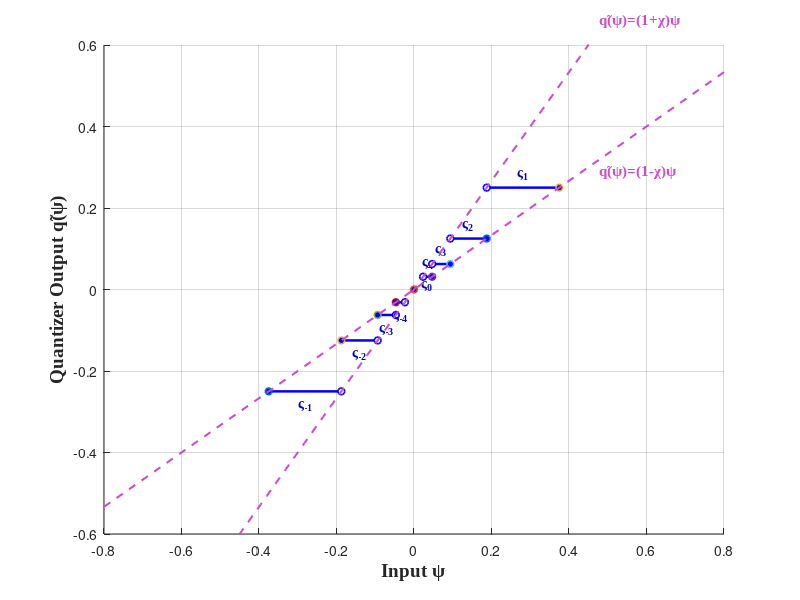

Reproduce this figure in MATLAB. (Note: this script raises an error after producing the figure.)
% 对数量化器可视化代码 - 多参数版本
% 基于论文中的量化器定义实现多种参数配置

clear; clc; close all;

% 定义多种参数配置
configs = {
    struct('v', 0.5, 'iota_max', 4, 'xlim_val', 0.8, 'ylim_val', 0.6, 'title_suffix', 'Configuration 1: v=0.5'),
    struct('v', 0.6, 'iota_max', 3, 'xlim_val', 0.6, 'ylim_val', 0.5, 'title_suffix', 'Configuration 2: v=0.6'),
    struct('v', 0.4, 'iota_max', 5, 'xlim_val', 1.0, 'ylim_val', 0.8, 'title_suffix', 'Configuration 3: v=0.4'),
    struct('v', 0.7, 'iota_max', 3, 'xlim_val', 0.5, 'ylim_val', 0.4, 'title_suffix', 'Configuration 4: v=0.7')
};

% 为每种配置创建图形
for config_idx = 1:length(configs)
    config = configs{config_idx};
    
    % 参数设置
    v = config.v;                    % 量化密度
    chi = (1-v)/(1+v);              % 量化步长 χ = (1-v)/(1+v)
    varsigma_0 = 0.5;               % 基础量化级别 ς₀
    
    % 生成量化级别集合 ξ = {±ς*ι : ς*ι = v^ι ς₀, ι = 0, ±1, ±2, ...} ∪ {0}
    iota_max = config.iota_max;
    iota_values = -iota_max:iota_max;
    quantization_levels = [];
    iota_indices = [];
    
    for i = 1:length(iota_values)
        if iota_values(i) ~= 0
            % ς*ι = v^|ι| ς₀ for ι ≠ 0
            varsigma_iota = (v^abs(iota_values(i))) * varsigma_0 * sign(iota_values(i));
            quantization_levels = [quantization_levels, varsigma_iota];
            iota_indices = [iota_indices, iota_values(i)];
        end
    end
    quantization_levels = [quantization_levels, 0]; % 添加零点
    iota_indices = [iota_indices, 0];
    
    % 对量化级别和索引同时排序
    [quantization_levels, sort_idx] = sort(quantization_levels);
    iota_indices = iota_indices(sort_idx);
    
    % 创建图形
    figure('Position', [100 + (config_idx-1)*200, 100, 900, 700]);
    set(gcf, 'Color', 'white');
    hold on; grid on;
    
    % 设置网格样式
    set(gca, 'GridLineStyle', '-', 'GridAlpha', 0.3, 'GridColor', [0.5, 0.5, 0.5]);
    
    % 绘制量化级别的水平线段
    for i = 1:length(quantization_levels)
        varsigma_iota = quantization_levels(i);
        idx = iota_indices(i);
        
        if varsigma_iota ~= 0
            % 量化区间：(ς*ι/(1+χ), ς*ι/(1-χ)] for ς*ι > 0
            % 量化区间：[ς*ι/(1-χ), ς*ι/(1+χ)) for ς*ι < 0
            if varsigma_iota > 0
                lower = varsigma_iota / (1 + chi);
                upper = varsigma_iota / (1 - chi);
            else
                lower = varsigma_iota / (1 - chi);
                upper = varsigma_iota / (1 + chi);
            end
            
            % 只绘制在显示范围内的线段
            xlim_range = [-config.xlim_val, config.xlim_val];
            if upper >= xlim_range(1) && lower <= xlim_range(2)
                plot_lower = max(lower, xlim_range(1));
                plot_upper = min(upper, xlim_range(2));
                
                % 绘制水平线段
                plot([plot_lower, plot_upper], [varsigma_iota, varsigma_iota], 'b-', 'LineWidth', 1.8);
                
                % 绘制端点
                if lower >= xlim_range(1)
                    if varsigma_iota > 0
                        plot(lower, varsigma_iota, 'o', 'MarkerSize', 5, 'MarkerFaceColor', 'white', ...
                             'MarkerEdgeColor', 'b', 'LineWidth', 1.2);
                    else
                        plot(lower, varsigma_iota, 'o', 'MarkerSize', 5, 'MarkerFaceColor', 'b', ...
                             'LineWidth', 1.2);
                    end
                end
                if upper <= xlim_range(2)
                    if varsigma_iota > 0
                        plot(upper, varsigma_iota, 'o', 'MarkerSize', 5, 'MarkerFaceColor', 'b', ...
                             'LineWidth', 1.2);
                    else
                        plot(upper, varsigma_iota, 'o', 'MarkerSize', 5, 'MarkerFaceColor', 'white', ...
                             'MarkerEdgeColor', 'b', 'LineWidth', 1.2);
                    end
                end
                
                % 添加量化级别注释 ς*ι
                mid_point = (plot_lower + plot_upper) / 2;
                if idx > 0
                    text(mid_point, varsigma_iota + 0.02, sprintf('ς_{%d}', idx), 'FontName', 'Times New Roman', ...
                         'FontSize', 10, 'FontWeight', 'bold', 'HorizontalAlignment', 'center', ...
                         'VerticalAlignment', 'bottom', 'Color', [0, 0, 0.8]);
                elseif idx < 0
                    text(mid_point, varsigma_iota - 0.02, sprintf('ς_{%d}', idx), 'FontName', 'Times New Roman', ...
                         'FontSize', 10, 'FontWeight', 'bold', 'HorizontalAlignment', 'center', ...
                         'VerticalAlignment', 'top', 'Color', [0, 0, 0.8]);
                end
            end
        else
            % 绘制零点
            plot(0, 0, 'o', 'MarkerSize', 5, 'MarkerFaceColor', 'b', 'LineWidth', 1.2);
            text(0.02, 0.01, 'ς_0', 'FontName', 'Times New Roman', 'FontSize', 10, ...
                 'FontWeight', 'bold', 'Color', [0, 0, 0.8]);
        end
    end
    
    % 绘制边界线 - Filippov解的边界
    v_line = linspace(-config.xlim_val, config.xlim_val, 100);
    % σ = χ 时：q̃(ψ) = (1+χ)ψ
    p1_line = (1 + chi) * v_line;
    % σ = -χ 时：q̃(ψ) = (1-χ)ψ  
    p2_line = (1 - chi) * v_line;
    
    plot(v_line, p1_line, '--', 'LineWidth', 1.5, 'Color', [0.8, 0.3, 0.8]);
    plot(v_line, p2_line, '--', 'LineWidth', 1.5, 'Color', [0.8, 0.3, 0.8]);
    
    % 添加边界线标签
    text_pos = config.xlim_val * 0.6;
    text(text_pos, (1+chi)*text_pos+0.02, 'q̃(ψ)=(1+χ)ψ', 'FontName', 'Times New Roman', ...
         'FontSize', 11, 'FontWeight', 'bold', 'Color', [0.8, 0.3, 0.8]);
    text(text_pos, (1-chi)*text_pos-0.03, 'q̃(ψ)=(1-χ)ψ', 'FontName', 'Times New Roman', ...
         'FontSize', 11, 'FontWeight', 'bold', 'Color', [0.8, 0.3, 0.8]);
    
    % 设置坐标轴
    xlim([-config.xlim_val, config.xlim_val]);
    ylim([-config.ylim_val, config.ylim_val]);
    xlabel('Input ψ', 'FontName', 'Times New Roman', 'FontSize', 14, 'FontWeight', 'bold');
    ylabel('Quantizer Output q̃(ψ)', 'FontName', 'Times New Roman', 'FontSize', 14, 'FontWeight', 'bold');
    
    % 设置坐标轴刻度
    xtick_step = config.xlim_val / 4;
    ytick_step = config.ylim_val / 3;
    xticks(-config.xlim_val:xtick_step:config.xlim_val);
    yticks(-config.ylim_val:ytick_step:config.ylim_val);
    
    % 设置坐标轴样式
    ax = gca;
    ax.XAxisLocation = 'origin';
    ax.YAxisLocation = 'origin';
    ax.FontName = 'Times New Roman';
    ax.FontSize = 12;
    ax.FontWeight = 'bold';
    ax.LineWidth = 1.2;
    ax.TickLength = [0.02, 0.02];
    
    % 设置图形框
    box on;
    set(gca, 'Layer', 'top');
    
    % 参数信息框
    param_text = {
        sprintf('\\bf\\fontname{Times New Roman}Quantizer Parameters:');
        sprintf('\\bf\\fontname{Times New Roman}ρ = %.3f', v);
        sprintf('\\bf\\fontname{Times New Roman}χ = %.3f', chi);
        sprintf('\\bf\\fontname{Times New Roman}ς_0 = %.1f', varsigma_0);
        sprintf('\\bf\\fontname{Times New Roman}Levels: %d', length(quantization_levels));
        sprintf('\\bf\\fontname{Times New Roman}σ ∈ [-χ, χ)');
    };
    
    % 创建参数框
    annotation('textbox', [0.02, 0.70, 0.30, 0.25], 'String', param_text, ...
               'FontSize', 9, 'FontWeight', 'bold', 'FontName', 'Times New Roman', ...
               'BackgroundColor', [0.95, 0.95, 0.95], 'EdgeColor', [0.3, 0.3, 0.3], ...
               'LineWidth', 1, 'FitBoxToText', 'on');
    
    % 添加标题
    title(['Logarithmic Quantizer: ', config.title_suffix], 'FontName', 'Times New Roman', ...
          'FontSize', 16, 'FontWeight', 'bold', 'Color', [0.2, 0.2, 0.2]);
    
    hold off;
    
    % 设置图形属性以符合学术标准
    set(gcf, 'PaperPositionMode', 'auto');
    set(gcf, 'Renderer', 'painters');
    
    % 打印当前配置的量化级别信息
    fprintf('\n=== Configuration %d: v = %.3f ===\n', config_idx, v);
    fprintf('χ = (1-v)/(1+v) = %.4f\n', chi);
    fprintf('Quantization levels ξ = {±ς*ι : ς*ι = v^ι ς₀} ∪ {0}:\n');
    for i = 1:length(quantization_levels)
        varsigma_iota = quantization_levels(i);
        idx = iota_indices(i);
        if varsigma_iota == 0
            fprintf('  ι=%d: ς_%d = %.4f (zero level)\n', idx, idx, varsigma_iota);
        else
            fprintf('  ι=%d: ς_%d = %.4f = v^%d × ς₀\n', idx, idx, varsigma_iota, abs(idx));
        end
    end
    fprintf('Filippov solution: q̃(ψ) = (1+σ)ψ, σ ∈ [-χ, χ)\n');
end

fprintf('\n=== All configurations generated ===\n');
fprintf('Choose the configuration that best shows the intersection\n');
fprintf('between horizontal quantization levels and boundary lines.\n');
